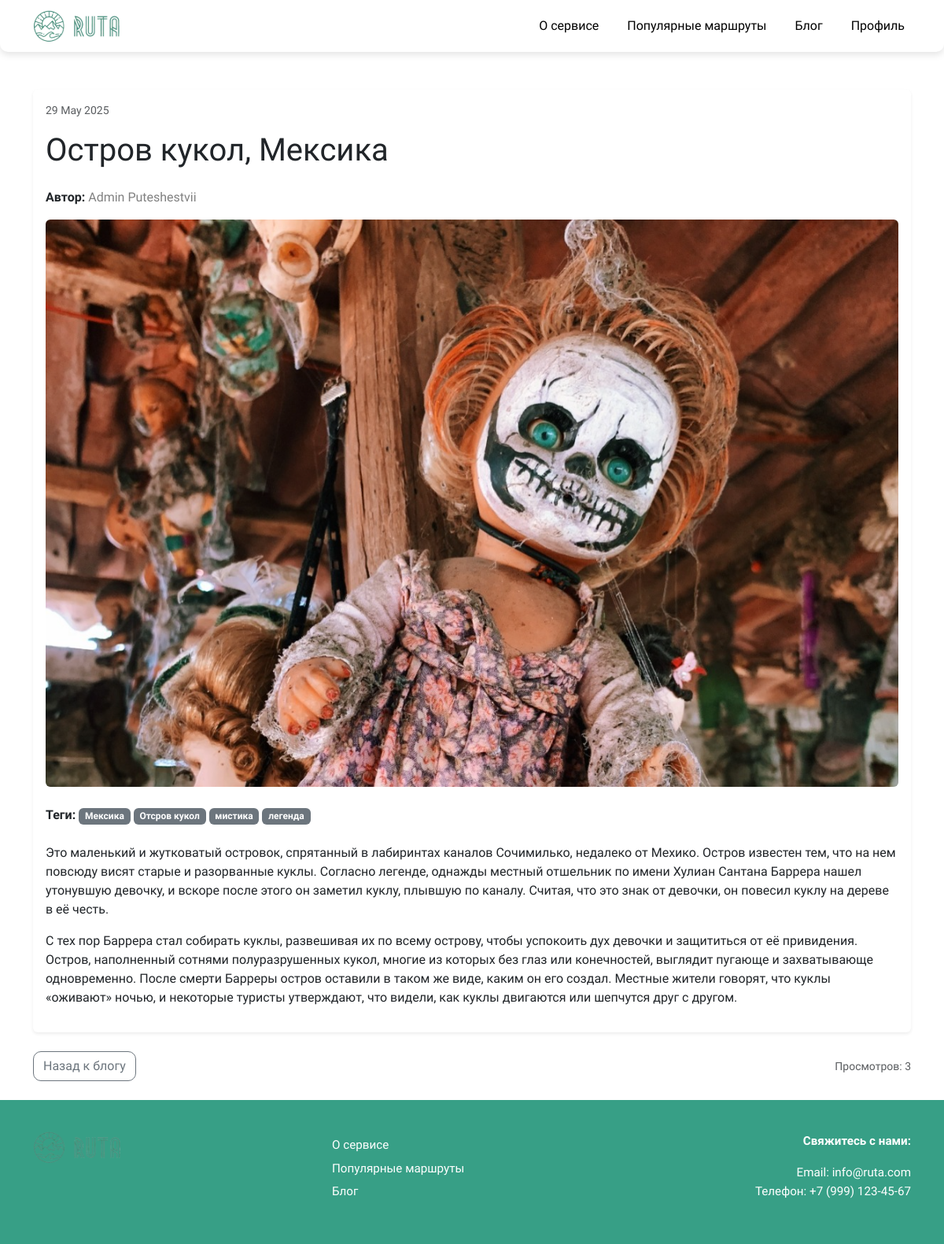
The app's page /blog/post/post-7/ (signed in) with its own data.
### blog/models.py (models this page shows, shortened)
class Post(models.Model):
    title = models.CharField(max_length=200, verbose_name='Название')
    slug = models.SlugField(max_length=250, unique=True, blank=True, verbose_name='Слаг')
    description = models.TextField(blank=True, verbose_name='Описание')
    content = models.TextField(verbose_name='Содержание')
    image = models.ImageField(upload_to='posts/', verbose_name='Изображение')
    created_at = models.DateTimeField(auto_now_add=True, verbose_name='Дата создания')
    user = models.ForeignKey('auth.User', on_delete=models.CASCADE, verbose_name='Автор')
    views = models.PositiveIntegerField(default=0, verbose_name='Просмотры')
    tags = models.CharField(max_length=200, blank=True, verbose_name='Теги')
    def save(self, *args, **kwargs):
        super().save(*args, **kwargs)
    class Meta:
        verbose_name = 'Пост'
        verbose_name_plural = 'Посты'

### blog/views.py (the view)
# urls.py: path('post/<slug:slug>/', views.post_detail, name='post_detail'),
def post_detail(request, slug):
    if not request.user.is_authenticated:
        messages.info(request, 'Пожалуйста, зарегистрируйтесь, чтобы просмотреть детали поста.')
        request.session['next'] = request.get_full_path()
        return redirect('auth_pages:registration')
    post = get_object_or_404(Post, slug=slug)
    post.views += 1
    post.save()
    tags = [tag.strip() for tag in post.tags.split(',')] if post.tags else []
    return render(request, 'blog/post_detail.html', {'post': post, 'tags': tags})

### blog/templates/blog/post_detail.html (shortened to what this page needs)
{% extends "base_layout.html" %}
{% load static %}
{% block content %}
<div class="container mt-5">
    <div class="card mb-4 border-0 shadow-sm">
        <div class="card-body">
            <small class="text-muted mb-3 d-block">{{ post.created_at|date:"d F Y" }}</small>
            <h1 class="card-title mb-4">{{ post.title }}</h1>
            <p class="mb-3">
                <strong>Автор:</strong>
                <a href="{% url 'profiles:profile-detail' username=post.user.username %}" class="custom-link">{{ post.user.get_full_name|default:post.user.username }}</a>
            </p>
            <img src="{% if post.image %}{{ post.image.url }}{% else %}{% static 'images/post-placeholder.jpg' %}{% endif %}" class="img-fluid rounded mb-4" alt="{{ post.title }}">
            <div class="post-tags mb-4">
                <strong>Теги:</strong>
                {% if tags %}
                    {% for tag in tags %}
                        <span class="badge bg-secondary">{{ tag }}</span>
                    {% endfor %}
                {% else %}
                    Нет тегов
                {% endif %}
            </div>
            <div class="post-content">
                {{ post.content|linebreaks }}
            </div>
        </div>
    </div>
    <div class="d-flex justify-content-between align-items-center mb-4">
        <div>
            <a href="{% url 'blog:blog' %}" class="btn btn-outline-secondary">Назад к блогу</a>
        </div>
        <div class="d-flex align-items-center gap-3">
            <small class="text-muted">Просмотров: {{ post.views }}</small>
        </div>
    </div>
</div>
{% endblock %}

### static/css/style.css (style rules this page uses)
html, body { font-family: 'Comfortaa', sans-serif !important; min-height: 100vh; display: flex; flex-direction: column; background-color: #f4f7f6; }
.btn { border-radius: 10px !important; display: inline-block !important; }
.btn-outline-secondary { border-radius: 10px !important; font-size: 0.95rem; padding: 12px 24px; }
.text-muted { color: #6c757d !important; }
.custom-link { color: gray; text-decoration: none; font-size: 1rem; }

### records on screen
Post: created_at "29 May 2025", title "Остров кукол, Мексика", user.get_full_name "Admin Puteshestvii", image (picture), content "Это маленький и жутковатый островок, спрятанный в лабиринтах каналов Сочимилько, недалеко от Мехико. Остров известен тем, что на нем повсюду висят старые и разорванные куклы. Согласно легенде, однажды местный отшельник по имени Хулиан Сантана Баррера нашел утонувшую девочку, и вскоре после этого он заметил куклу, плывшую по каналу. Считая, что это знак от девочки, он повесил куклу на дереве в её честь. С тех пор Баррера стал собирать куклы, развешивая их по всему острову, чтобы успокоить дух девочки и защититься от её привидения. Остров, наполненный сотнями полуразрушенных кукол, многие из которых без глаз или конечностей, выглядит пугающе и захватывающе одновременно. После смерти Барреры…", views "3"

### other values on screen
{{ tag }} "Мексика" "Отсров кукол" "мистика" "легенда"
